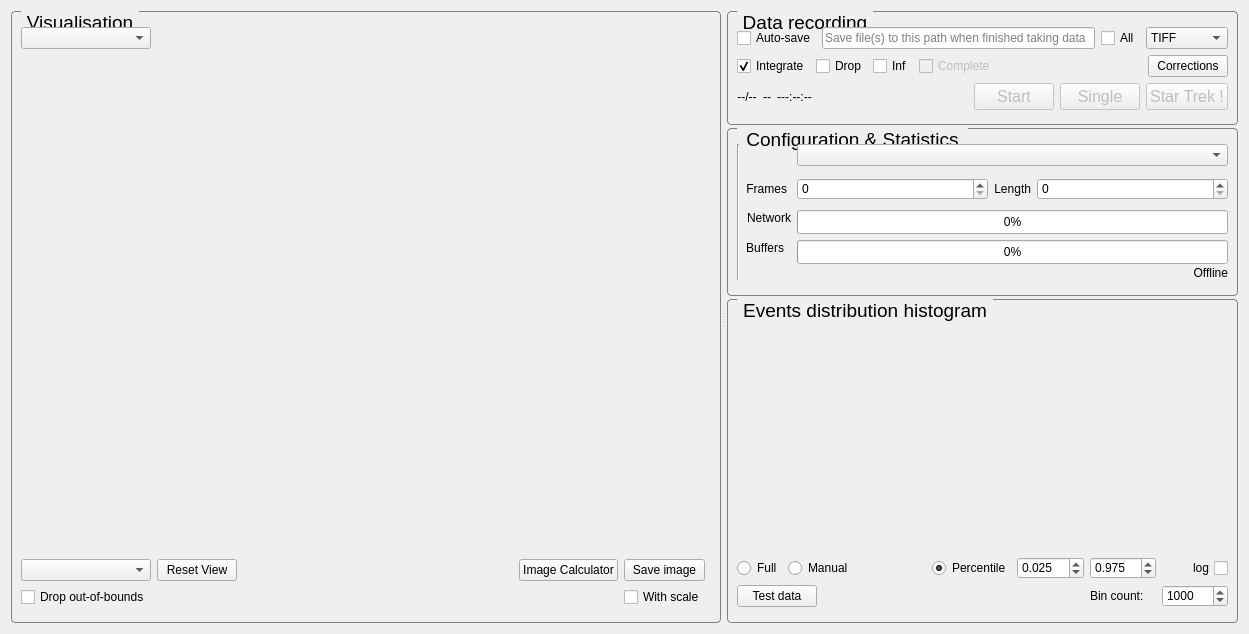
<?xml version="1.0" encoding="UTF-8"?>
<ui version="4.0">
 <class>QCstmGLVisualization</class>
 <widget class="QWidget" name="QCstmGLVisualization">
  <property name="geometry">
   <rect>
    <x>0</x>
    <y>0</y>
    <width>1249</width>
    <height>634</height>
   </rect>
  </property>
  <property name="sizePolicy">
   <sizepolicy hsizetype="Minimum" vsizetype="Preferred">
    <horstretch>0</horstretch>
    <verstretch>0</verstretch>
   </sizepolicy>
  </property>
  <property name="windowTitle">
   <string>Form</string>
  </property>
  <property name="toolTip">
   <string>Visualization</string>
  </property>
  <property name="layoutDirection">
   <enum>Qt::LeftToRight</enum>
  </property>
  <property name="styleSheet">
   <string notr="true">QGroupBox {
    border: 1px solid gray;
    border-radius: 4px;
    margin-top: 0.5em;
}

QGroupBox::title {
    subcontrol-origin: margin;
    left: 10px;
    padding: 0 3px 0 3px;
}
</string>
  </property>
  <property name="locale">
   <locale language="English" country="UnitedKingdom"/>
  </property>
  <layout class="QHBoxLayout" name="horizontalLayout_2">
   <item>
    <widget class="QSplitter" name="splitter">
     <property name="layoutDirection">
      <enum>Qt::LeftToRight</enum>
     </property>
     <property name="autoFillBackground">
      <bool>false</bool>
     </property>
     <property name="orientation">
      <enum>Qt::Horizontal</enum>
     </property>
     <property name="handleWidth">
      <number>6</number>
     </property>
     <widget class="QGroupBox" name="groupBoxVisualization">
      <property name="font">
       <font>
        <pointsize>14</pointsize>
       </font>
      </property>
      <property name="title">
       <string>Visualisation</string>
      </property>
      <property name="flat">
       <bool>false</bool>
      </property>
      <layout class="QVBoxLayout" name="verticalLayout_4">
       <property name="topMargin">
        <number>15</number>
       </property>
       <property name="bottomMargin">
        <number>15</number>
       </property>
       <item>
        <layout class="QGridLayout" name="gridLayout_2">
         <item row="2" column="1">
          <widget class="QPushButton" name="resetViewPushButton">
           <property name="sizePolicy">
            <sizepolicy hsizetype="Fixed" vsizetype="Fixed">
             <horstretch>0</horstretch>
             <verstretch>0</verstretch>
            </sizepolicy>
           </property>
           <property name="toolTip">
            <string>&lt;html&gt;&lt;head/&gt;&lt;body&gt;&lt;p&gt;Reset visualisation to default view&lt;/p&gt;&lt;/body&gt;&lt;/html&gt;</string>
           </property>
           <property name="text">
            <string>Reset View</string>
           </property>
          </widget>
         </item>
         <item row="2" column="0">
          <widget class="QComboBox" name="gradientSelector">
           <property name="toolTip">
            <string>&lt;html&gt;&lt;head/&gt;&lt;body&gt;&lt;p&gt;Colouring modes&lt;/p&gt;&lt;/body&gt;&lt;/html&gt;</string>
           </property>
          </widget>
         </item>
         <item row="0" column="0">
          <widget class="QComboBox" name="layerSelector">
           <property name="sizePolicy">
            <sizepolicy hsizetype="Fixed" vsizetype="Fixed">
             <horstretch>0</horstretch>
             <verstretch>0</verstretch>
            </sizepolicy>
           </property>
           <property name="minimumSize">
            <size>
             <width>130</width>
             <height>0</height>
            </size>
           </property>
          </widget>
         </item>
         <item row="1" column="0" colspan="7">
          <widget class="HeatmapDisplay" name="glPlot" native="true"/>
         </item>
         <item row="3" column="0" colspan="2">
          <widget class="QCheckBox" name="outOfBoundsCheckbox">
           <property name="sizePolicy">
            <sizepolicy hsizetype="Fixed" vsizetype="Fixed">
             <horstretch>0</horstretch>
             <verstretch>0</verstretch>
            </sizepolicy>
           </property>
           <property name="toolTip">
            <string>&lt;html&gt;&lt;head/&gt;&lt;body&gt;&lt;p&gt;Drop out-of-bounds pixels&lt;/p&gt;&lt;/body&gt;&lt;/html&gt;</string>
           </property>
           <property name="text">
            <string>Drop out-of-bounds</string>
           </property>
          </widget>
         </item>
         <item row="3" column="5">
          <widget class="QCheckBox" name="saveWithScaleCheckBox">
           <property name="toolTip">
            <string>&lt;html&gt;&lt;head/&gt;&lt;body&gt;&lt;p&gt;Save image including the scale&lt;/p&gt;&lt;/body&gt;&lt;/html&gt;</string>
           </property>
           <property name="text">
            <string>With scale</string>
           </property>
          </widget>
         </item>
         <item row="0" column="3" colspan="3">
          <spacer name="horizontalSpacer_3">
           <property name="orientation">
            <enum>Qt::Horizontal</enum>
           </property>
           <property name="sizeHint" stdset="0">
            <size>
             <width>120</width>
             <height>20</height>
            </size>
           </property>
          </spacer>
         </item>
         <item row="0" column="2">
          <widget class="QLabel" name="mouseOverLabel">
           <property name="sizePolicy">
            <sizepolicy hsizetype="Minimum" vsizetype="Preferred">
             <horstretch>0</horstretch>
             <verstretch>0</verstretch>
            </sizepolicy>
           </property>
           <property name="minimumSize">
            <size>
             <width>120</width>
             <height>0</height>
            </size>
           </property>
           <property name="text">
            <string/>
           </property>
           <property name="alignment">
            <set>Qt::AlignRight|Qt::AlignTrailing|Qt::AlignVCenter</set>
           </property>
          </widget>
         </item>
         <item row="2" column="2">
          <spacer name="horizontalSpacer_5">
           <property name="orientation">
            <enum>Qt::Horizontal</enum>
           </property>
           <property name="sizeHint" stdset="0">
            <size>
             <width>40</width>
             <height>20</height>
            </size>
           </property>
          </spacer>
         </item>
         <item row="2" column="4">
          <widget class="QPushButton" name="imageCalculatorPushButton">
           <property name="text">
            <string>Image Calculator</string>
           </property>
          </widget>
         </item>
         <item row="2" column="5">
          <widget class="QPushButton" name="saveBitmapPushButton">
           <property name="toolTip">
            <string>&lt;html&gt;&lt;head/&gt;&lt;body&gt;&lt;p&gt;Save image to your computer&lt;/p&gt;&lt;/body&gt;&lt;/html&gt;</string>
           </property>
           <property name="text">
            <string>Save image</string>
           </property>
          </widget>
         </item>
        </layout>
       </item>
      </layout>
     </widget>
     <widget class="QWidget" name="layoutWidget">
      <layout class="QVBoxLayout" name="verticalLayout_5">
       <property name="spacing">
        <number>3</number>
       </property>
       <item>
        <widget class="QGroupBox" name="groupBoxDataTaking">
         <property name="sizePolicy">
          <sizepolicy hsizetype="Preferred" vsizetype="Fixed">
           <horstretch>0</horstretch>
           <verstretch>0</verstretch>
          </sizepolicy>
         </property>
         <property name="font">
          <font>
           <pointsize>14</pointsize>
          </font>
         </property>
         <property name="title">
          <string>Data recording</string>
         </property>
         <layout class="QVBoxLayout" name="verticalLayout">
          <property name="topMargin">
           <number>15</number>
          </property>
          <property name="bottomMargin">
           <number>14</number>
          </property>
          <item>
           <layout class="QHBoxLayout" name="horizontalLayout">
            <item>
             <widget class="QCheckBox" name="saveCheckBox">
              <property name="toolTip">
               <string>Keep saving data continuously</string>
              </property>
              <property name="text">
               <string>Auto-save</string>
              </property>
              <property name="shortcut">
               <string>A</string>
              </property>
             </widget>
            </item>
            <item>
             <widget class="QLineEdit" name="saveLineEdit">
              <property name="toolTip">
               <string>Save file(s) to this path when finished taking data</string>
              </property>
              <property name="text">
               <string notr="true"/>
              </property>
              <property name="readOnly">
               <bool>true</bool>
              </property>
              <property name="placeholderText">
               <string>Save file(s) to this path when finished taking data</string>
              </property>
              <property name="clearButtonEnabled">
               <bool>false</bool>
              </property>
             </widget>
            </item>
            <item>
             <widget class="QCheckBox" name="saveAllCheckBox">
              <property name="toolTip">
               <string>Auto save every frame.
If you run too fast this feature should not be used.</string>
              </property>
              <property name="text">
               <string>All</string>
              </property>
             </widget>
            </item>
            <item>
             <widget class="QComboBox" name="saveFileComboBox">
              <item>
               <property name="text">
                <string>TIFF</string>
               </property>
              </item>
              <item>
               <property name="text">
                <string>Raw TIFF</string>
               </property>
              </item>
              <item>
               <property name="text">
                <string>Text</string>
               </property>
              </item>
             </widget>
            </item>
           </layout>
          </item>
          <item>
           <layout class="QHBoxLayout" name="dataTakingOptionsLayout">
            <item>
             <widget class="QCheckBox" name="summingCheckbox">
              <property name="sizePolicy">
               <sizepolicy hsizetype="Preferred" vsizetype="Fixed">
                <horstretch>0</horstretch>
                <verstretch>0</verstretch>
               </sizepolicy>
              </property>
              <property name="toolTip">
               <string>Integrate data during acquisition</string>
              </property>
              <property name="text">
               <string>Integrate</string>
              </property>
              <property name="shortcut">
               <string>Ctrl+S</string>
              </property>
              <property name="checked">
               <bool>true</bool>
              </property>
             </widget>
            </item>
            <item>
             <widget class="QCheckBox" name="dropFramesCheckBox">
              <property name="enabled">
               <bool>true</bool>
              </property>
              <property name="sizePolicy">
               <sizepolicy hsizetype="Preferred" vsizetype="Fixed">
                <horstretch>0</horstretch>
                <verstretch>0</verstretch>
               </sizepolicy>
              </property>
              <property name="toolTip">
               <string>Drop a frame if there are lost packets</string>
              </property>
              <property name="text">
               <string>Drop</string>
              </property>
             </widget>
            </item>
            <item>
             <widget class="QCheckBox" name="infDataTakingCheckBox">
              <property name="enabled">
               <bool>true</bool>
              </property>
              <property name="toolTip">
               <string>Infinite data acquisition</string>
              </property>
              <property name="text">
               <string>Inf</string>
              </property>
             </widget>
            </item>
            <item>
             <widget class="QCheckBox" name="completeFramesCheckBox">
              <property name="enabled">
               <bool>false</bool>
              </property>
              <property name="sizePolicy">
               <sizepolicy hsizetype="Preferred" vsizetype="Fixed">
                <horstretch>0</horstretch>
                <verstretch>0</verstretch>
               </sizepolicy>
              </property>
              <property name="toolTip">
               <string>Keep acquiring data until frame number goal is reached.</string>
              </property>
              <property name="text">
               <string>Complete</string>
              </property>
             </widget>
            </item>
            <item>
             <spacer name="horizontalSpacer_4">
              <property name="orientation">
               <enum>Qt::Horizontal</enum>
              </property>
              <property name="sizeHint" stdset="0">
               <size>
                <width>40</width>
                <height>20</height>
               </size>
              </property>
             </spacer>
            </item>
            <item>
             <widget class="QPushButton" name="correctionsDialogPushButton">
              <property name="toolTip">
               <string>Open Corrections dialog</string>
              </property>
              <property name="text">
               <string>Corrections</string>
              </property>
             </widget>
            </item>
           </layout>
          </item>
          <item>
           <layout class="QGridLayout" name="dataTakingGridLayout">
            <item row="0" column="2">
             <widget class="QLabel" name="etaCntr">
              <property name="sizePolicy">
               <sizepolicy hsizetype="Minimum" vsizetype="Preferred">
                <horstretch>0</horstretch>
                <verstretch>0</verstretch>
               </sizepolicy>
              </property>
              <property name="toolTip">
               <string>ETA</string>
              </property>
              <property name="text">
               <string>---:--:--</string>
              </property>
              <property name="alignment">
               <set>Qt::AlignCenter</set>
              </property>
             </widget>
            </item>
            <item row="0" column="7">
             <widget class="QPushButton" name="singleshotPushButton">
              <property name="enabled">
               <bool>false</bool>
              </property>
              <property name="sizePolicy">
               <sizepolicy hsizetype="Minimum" vsizetype="Fixed">
                <horstretch>0</horstretch>
                <verstretch>0</verstretch>
               </sizepolicy>
              </property>
              <property name="font">
               <font>
                <pointsize>12</pointsize>
               </font>
              </property>
              <property name="toolTip">
               <string>single shot (use it to check pixel depth overflow)</string>
              </property>
              <property name="text">
               <string>Single</string>
              </property>
             </widget>
            </item>
            <item row="0" column="0">
             <widget class="QLabel" name="frameCntr">
              <property name="sizePolicy">
               <sizepolicy hsizetype="Minimum" vsizetype="Preferred">
                <horstretch>0</horstretch>
                <verstretch>0</verstretch>
               </sizepolicy>
              </property>
              <property name="toolTip">
               <string>progress</string>
              </property>
              <property name="text">
               <string>--/--</string>
              </property>
              <property name="alignment">
               <set>Qt::AlignCenter</set>
              </property>
             </widget>
            </item>
            <item row="0" column="4" colspan="3">
             <widget class="QPushButton" name="startButton">
              <property name="enabled">
               <bool>false</bool>
              </property>
              <property name="sizePolicy">
               <sizepolicy hsizetype="Preferred" vsizetype="Fixed">
                <horstretch>0</horstretch>
                <verstretch>0</verstretch>
               </sizepolicy>
              </property>
              <property name="font">
               <font>
                <pointsize>12</pointsize>
               </font>
              </property>
              <property name="toolTip">
               <string>Start/Stop</string>
              </property>
              <property name="styleSheet">
               <string notr="true">startButton-&gt;setStyleSheet(&quot;background-color:rgb(255,255,0);&quot;);</string>
              </property>
              <property name="text">
               <string>Start</string>
              </property>
              <property name="default">
               <bool>true</bool>
              </property>
             </widget>
            </item>
            <item row="0" column="8">
             <widget class="QPushButton" name="recoPushButton">
              <property name="enabled">
               <bool>false</bool>
              </property>
              <property name="font">
               <font>
                <pointsize>12</pointsize>
               </font>
              </property>
              <property name="toolTip">
               <string>magic !</string>
              </property>
              <property name="text">
               <string>Star Trek !</string>
              </property>
             </widget>
            </item>
            <item row="0" column="1">
             <widget class="QLabel" name="fpsLabel">
              <property name="sizePolicy">
               <sizepolicy hsizetype="Minimum" vsizetype="Preferred">
                <horstretch>0</horstretch>
                <verstretch>0</verstretch>
               </sizepolicy>
              </property>
              <property name="toolTip">
               <string>fps</string>
              </property>
              <property name="text">
               <string>--</string>
              </property>
              <property name="alignment">
               <set>Qt::AlignCenter</set>
              </property>
             </widget>
            </item>
            <item row="0" column="3">
             <spacer name="horizontalSpacer">
              <property name="orientation">
               <enum>Qt::Horizontal</enum>
              </property>
              <property name="sizeHint" stdset="0">
               <size>
                <width>40</width>
                <height>20</height>
               </size>
              </property>
             </spacer>
            </item>
           </layout>
          </item>
         </layout>
        </widget>
       </item>
       <item>
        <widget class="QGroupBox" name="groupBoxConfigAndStats">
         <property name="sizePolicy">
          <sizepolicy hsizetype="Preferred" vsizetype="Fixed">
           <horstretch>0</horstretch>
           <verstretch>0</verstretch>
          </sizepolicy>
         </property>
         <property name="font">
          <font>
           <pointsize>14</pointsize>
          </font>
         </property>
         <property name="title">
          <string>Configuration &amp;&amp; Statistics</string>
         </property>
         <layout class="QVBoxLayout" name="verticalLayout_3">
          <property name="topMargin">
           <number>15</number>
          </property>
          <property name="bottomMargin">
           <number>15</number>
          </property>
          <item>
           <layout class="QGridLayout" name="gridLayout_3">
            <item row="3" column="2">
             <widget class="QLabel" name="nTriggersSpinBoxLabel">
              <property name="sizePolicy">
               <sizepolicy hsizetype="Fixed" vsizetype="Preferred">
                <horstretch>0</horstretch>
                <verstretch>0</verstretch>
               </sizepolicy>
              </property>
              <property name="toolTip">
               <string>&lt;html&gt;&lt;head/&gt;&lt;body&gt;&lt;p&gt;Frames/triggers&lt;/p&gt;&lt;/body&gt;&lt;/html&gt;</string>
              </property>
              <property name="text">
               <string>Frames</string>
              </property>
              <property name="alignment">
               <set>Qt::AlignRight|Qt::AlignTrailing|Qt::AlignVCenter</set>
              </property>
             </widget>
            </item>
            <item row="3" column="5">
             <widget class="QSpinBox" name="triggerLengthSpinBox">
              <property name="sizePolicy">
               <sizepolicy hsizetype="Minimum" vsizetype="Fixed">
                <horstretch>0</horstretch>
                <verstretch>0</verstretch>
               </sizepolicy>
              </property>
              <property name="toolTip">
               <string>trigger length</string>
              </property>
              <property name="maximum">
               <number>999999999</number>
              </property>
             </widget>
            </item>
            <item row="3" column="3">
             <widget class="QSpinBox" name="nTriggersSpinBox">
              <property name="sizePolicy">
               <sizepolicy hsizetype="Minimum" vsizetype="Fixed">
                <horstretch>0</horstretch>
                <verstretch>0</verstretch>
               </sizepolicy>
              </property>
              <property name="toolTip">
               <string>triggers</string>
              </property>
              <property name="maximum">
               <number>999999999</number>
              </property>
             </widget>
            </item>
            <item row="3" column="4">
             <widget class="QLabel" name="triggerLengthSpinBoxLabel">
              <property name="sizePolicy">
               <sizepolicy hsizetype="Fixed" vsizetype="Preferred">
                <horstretch>0</horstretch>
                <verstretch>0</verstretch>
               </sizepolicy>
              </property>
              <property name="text">
               <string>Length</string>
              </property>
              <property name="alignment">
               <set>Qt::AlignRight|Qt::AlignTrailing|Qt::AlignVCenter</set>
              </property>
             </widget>
            </item>
            <item row="4" column="3" colspan="3">
             <widget class="QProgressBar" name="progressBar">
              <property name="sizePolicy">
               <sizepolicy hsizetype="Minimum" vsizetype="Fixed">
                <horstretch>0</horstretch>
                <verstretch>0</verstretch>
               </sizepolicy>
              </property>
              <property name="minimumSize">
               <size>
                <width>0</width>
                <height>24</height>
               </size>
              </property>
              <property name="maximumSize">
               <size>
                <width>16777215</width>
                <height>15</height>
               </size>
              </property>
              <property name="baseSize">
               <size>
                <width>0</width>
                <height>0</height>
               </size>
              </property>
              <property name="toolTip">
               <string>Make sure this doesn't reach 100%!</string>
              </property>
              <property name="value">
               <number>0</number>
              </property>
              <property name="alignment">
               <set>Qt::AlignLeading|Qt::AlignLeft|Qt::AlignTop</set>
              </property>
              <property name="invertedAppearance">
               <bool>false</bool>
              </property>
             </widget>
            </item>
            <item row="4" column="2">
             <widget class="QLabel" name="label">
              <property name="sizePolicy">
               <sizepolicy hsizetype="Fixed" vsizetype="Preferred">
                <horstretch>0</horstretch>
                <verstretch>0</verstretch>
               </sizepolicy>
              </property>
              <property name="text">
               <string>Network</string>
              </property>
              <property name="alignment">
               <set>Qt::AlignRight|Qt::AlignTrailing|Qt::AlignVCenter</set>
              </property>
             </widget>
            </item>
            <item row="5" column="2">
             <widget class="QLabel" name="label_2">
              <property name="sizePolicy">
               <sizepolicy hsizetype="Fixed" vsizetype="Preferred">
                <horstretch>0</horstretch>
                <verstretch>0</verstretch>
               </sizepolicy>
              </property>
              <property name="text">
               <string>Buffers</string>
              </property>
              <property name="alignment">
               <set>Qt::AlignRight|Qt::AlignTrailing|Qt::AlignVCenter</set>
              </property>
             </widget>
            </item>
            <item row="5" column="3" colspan="3">
             <widget class="QProgressBar" name="bufferOccupancy">
              <property name="sizePolicy">
               <sizepolicy hsizetype="Minimum" vsizetype="Fixed">
                <horstretch>0</horstretch>
                <verstretch>0</verstretch>
               </sizepolicy>
              </property>
              <property name="minimumSize">
               <size>
                <width>0</width>
                <height>24</height>
               </size>
              </property>
              <property name="maximumSize">
               <size>
                <width>16777215</width>
                <height>15</height>
               </size>
              </property>
              <property name="toolTip">
               <string>Make sure this doesn't reach 100%!</string>
              </property>
              <property name="value">
               <number>0</number>
              </property>
              <property name="alignment">
               <set>Qt::AlignLeading|Qt::AlignLeft|Qt::AlignTop</set>
              </property>
             </widget>
            </item>
            <item row="1" column="1" rowspan="6">
             <widget class="Line" name="line">
              <property name="orientation">
               <enum>Qt::Vertical</enum>
              </property>
             </widget>
            </item>
            <item row="6" column="5">
             <widget class="QLabel" name="statsLabel">
              <property name="sizePolicy">
               <sizepolicy hsizetype="Preferred" vsizetype="Preferred">
                <horstretch>0</horstretch>
                <verstretch>0</verstretch>
               </sizepolicy>
              </property>
              <property name="toolTip">
               <string>Statistics label</string>
              </property>
              <property name="layoutDirection">
               <enum>Qt::RightToLeft</enum>
              </property>
              <property name="text">
               <string>Offline</string>
              </property>
              <property name="textFormat">
               <enum>Qt::RichText</enum>
              </property>
              <property name="alignment">
               <set>Qt::AlignRight|Qt::AlignTrailing|Qt::AlignVCenter</set>
              </property>
             </widget>
            </item>
            <item row="1" column="3" colspan="3">
             <widget class="QComboBox" name="operationModeComboBox_Vis">
              <property name="sizePolicy">
               <sizepolicy hsizetype="Minimum" vsizetype="Fixed">
                <horstretch>0</horstretch>
                <verstretch>0</verstretch>
               </sizepolicy>
              </property>
              <property name="toolTip">
               <string>operation mode</string>
              </property>
             </widget>
            </item>
           </layout>
          </item>
         </layout>
        </widget>
       </item>
       <item>
        <widget class="QGroupBox" name="groupBoxHistogram">
         <property name="sizePolicy">
          <sizepolicy hsizetype="Preferred" vsizetype="Preferred">
           <horstretch>0</horstretch>
           <verstretch>0</verstretch>
          </sizepolicy>
         </property>
         <property name="font">
          <font>
           <pointsize>14</pointsize>
          </font>
         </property>
         <property name="title">
          <string>Events distribution histogram</string>
         </property>
         <layout class="QVBoxLayout" name="verticalLayout_2">
          <property name="topMargin">
           <number>15</number>
          </property>
          <property name="bottomMargin">
           <number>15</number>
          </property>
          <item>
           <layout class="QGridLayout" name="gridLayout">
            <item row="1" column="0">
             <widget class="QRadioButton" name="fullRangeRadio">
              <property name="sizePolicy">
               <sizepolicy hsizetype="Fixed" vsizetype="Fixed">
                <horstretch>0</horstretch>
                <verstretch>0</verstretch>
               </sizepolicy>
              </property>
              <property name="text">
               <string>Full</string>
              </property>
              <property name="checked">
               <bool>false</bool>
              </property>
             </widget>
            </item>
            <item row="1" column="1" colspan="2">
             <widget class="QRadioButton" name="manualRangeRadio">
              <property name="enabled">
               <bool>true</bool>
              </property>
              <property name="sizePolicy">
               <sizepolicy hsizetype="Fixed" vsizetype="Fixed">
                <horstretch>0</horstretch>
                <verstretch>0</verstretch>
               </sizepolicy>
              </property>
              <property name="text">
               <string>Manual</string>
              </property>
             </widget>
            </item>
            <item row="1" column="3">
             <widget class="QRadioButton" name="percentileRangeRadio">
              <property name="sizePolicy">
               <sizepolicy hsizetype="Fixed" vsizetype="Fixed">
                <horstretch>0</horstretch>
                <verstretch>0</verstretch>
               </sizepolicy>
              </property>
              <property name="text">
               <string>Percentile</string>
              </property>
              <property name="checked">
               <bool>true</bool>
              </property>
             </widget>
            </item>
            <item row="1" column="6">
             <widget class="QCheckBox" name="logCheckBox">
              <property name="layoutDirection">
               <enum>Qt::RightToLeft</enum>
              </property>
              <property name="text">
               <string>log</string>
              </property>
             </widget>
            </item>
            <item row="2" column="0" colspan="2">
             <widget class="QPushButton" name="generateDataButton">
              <property name="sizePolicy">
               <sizepolicy hsizetype="Fixed" vsizetype="Fixed">
                <horstretch>0</horstretch>
                <verstretch>0</verstretch>
               </sizepolicy>
              </property>
              <property name="toolTip">
               <string>&lt;html&gt;&lt;head/&gt;&lt;body&gt;&lt;p&gt;Generates (offline) test data&lt;/p&gt;&lt;/body&gt;&lt;/html&gt;</string>
              </property>
              <property name="text">
               <string>Test data</string>
              </property>
              <property name="autoDefault">
               <bool>false</bool>
              </property>
              <property name="default">
               <bool>false</bool>
              </property>
              <property name="flat">
               <bool>false</bool>
              </property>
             </widget>
            </item>
            <item row="2" column="2" colspan="2">
             <spacer name="horizontalSpacer_2">
              <property name="orientation">
               <enum>Qt::Horizontal</enum>
              </property>
              <property name="sizeHint" stdset="0">
               <size>
                <width>78</width>
                <height>20</height>
               </size>
              </property>
             </spacer>
            </item>
            <item row="2" column="5">
             <widget class="QLabel" name="binWidthLabel">
              <property name="toolTip">
               <string>&lt;html&gt;&lt;head/&gt;&lt;body&gt;&lt;p&gt;Bin count&lt;/p&gt;&lt;/body&gt;&lt;/html&gt;</string>
              </property>
              <property name="text">
               <string>Bin count:</string>
              </property>
             </widget>
            </item>
            <item row="2" column="6">
             <widget class="QSpinBox" name="binCountSpinner">
              <property name="keyboardTracking">
               <bool>false</bool>
              </property>
              <property name="minimum">
               <number>10</number>
              </property>
              <property name="maximum">
               <number>9999</number>
              </property>
              <property name="value">
               <number>1000</number>
              </property>
             </widget>
            </item>
            <item row="1" column="4">
             <widget class="QDoubleSpinBox" name="lowerSpin">
              <property name="layoutDirection">
               <enum>Qt::LeftToRight</enum>
              </property>
              <property name="decimals">
               <number>3</number>
              </property>
              <property name="maximum">
               <double>1.000000000000000</double>
              </property>
              <property name="singleStep">
               <double>0.001000000000000</double>
              </property>
              <property name="value">
               <double>0.025000000000000</double>
              </property>
             </widget>
            </item>
            <item row="1" column="5">
             <widget class="QDoubleSpinBox" name="upperSpin">
              <property name="decimals">
               <number>3</number>
              </property>
              <property name="maximum">
               <double>1.000000000000000</double>
              </property>
              <property name="singleStep">
               <double>0.010000000000000</double>
              </property>
              <property name="value">
               <double>0.975000000000000</double>
              </property>
             </widget>
            </item>
            <item row="0" column="0" colspan="7">
             <widget class="QCstmPlotHistogram" name="histPlot" native="true">
              <property name="toolTip">
               <string>Events distribution histogram</string>
              </property>
             </widget>
            </item>
           </layout>
          </item>
         </layout>
        </widget>
       </item>
      </layout>
     </widget>
    </widget>
   </item>
  </layout>
 </widget>
 <customwidgets>
  <customwidget>
   <class>HeatmapDisplay</class>
   <extends>QWidget</extends>
   <header>heatmapdisplay.h</header>
   <container>1</container>
  </customwidget>
  <customwidget>
   <class>QCstmPlotHistogram</class>
   <extends>QWidget</extends>
   <header>qcstmplothistogram.h</header>
   <container>1</container>
   <slots>
    <signal>rangeChanged(QCPRange)</signal>
    <slot>changeBinSize(int)</slot>
    <slot>minClampChanged(double)</slot>
    <slot>maxClampChanged(double)</slot>
    <slot>changeRange(QCPRange)</slot>
    <slot>setActive(int)</slot>
   </slots>
  </customwidget>
 </customwidgets>
 <tabstops>
  <tabstop>layerSelector</tabstop>
  <tabstop>gradientSelector</tabstop>
  <tabstop>outOfBoundsCheckbox</tabstop>
  <tabstop>resetViewPushButton</tabstop>
  <tabstop>saveWithScaleCheckBox</tabstop>
  <tabstop>saveCheckBox</tabstop>
  <tabstop>saveLineEdit</tabstop>
  <tabstop>summingCheckbox</tabstop>
  <tabstop>dropFramesCheckBox</tabstop>
  <tabstop>infDataTakingCheckBox</tabstop>
  <tabstop>completeFramesCheckBox</tabstop>
  <tabstop>correctionsDialogPushButton</tabstop>
  <tabstop>startButton</tabstop>
  <tabstop>singleshotPushButton</tabstop>
  <tabstop>recoPushButton</tabstop>
  <tabstop>operationModeComboBox_Vis</tabstop>
  <tabstop>nTriggersSpinBox</tabstop>
  <tabstop>triggerLengthSpinBox</tabstop>
  <tabstop>fullRangeRadio</tabstop>
  <tabstop>manualRangeRadio</tabstop>
  <tabstop>percentileRangeRadio</tabstop>
  <tabstop>lowerSpin</tabstop>
  <tabstop>upperSpin</tabstop>
  <tabstop>logCheckBox</tabstop>
  <tabstop>binCountSpinner</tabstop>
  <tabstop>generateDataButton</tabstop>
 </tabstops>
 <resources/>
 <connections/>
</ui>
